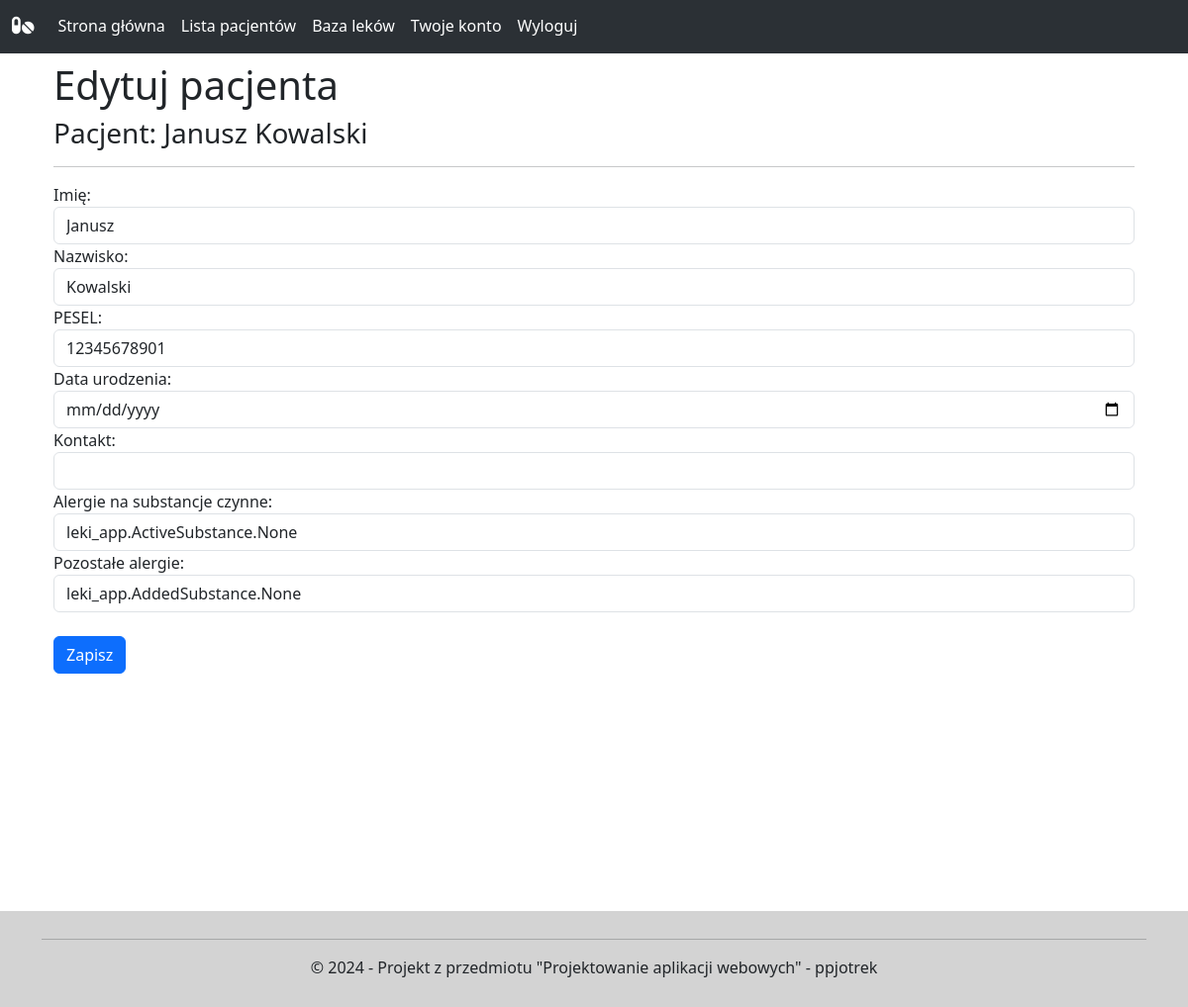
The page /edit-patient/19 (signed in) on the database its author committed.
### leki_app/models.py (models this page shows, shortened)
class Patient(models.Model):
    name = models.CharField(max_length=100)
    surname = models.CharField(max_length=100)
    birth_date = models.DateField()
    pesel = models.CharField(max_length=11)
    contact = models.CharField(max_length=100, blank=True)
    treatment_plan = models.TextField(blank=True)
    current_drugs = models.ForeignKey(Drug, blank=True, null=True, on_delete=models.CASCADE)
    drug_end_date = models.DateField(blank=True, null=True)
    allergies_for_active = models.ManyToManyField(ActiveSubstance, blank=True)
    allergies_for_added = models.ManyToManyField(AddedSubstance, blank=True)

### leki_app/views.py (the view)
# urls.py: path('edit-patient/<int:patient_id>', views.editPatient, name='edit_patient'),
def editPatient(request, patient_id):
    if not request.user.is_authenticated:
        return redirect('login')
    else:
        context = {"patient": Patient.objects.get(id=patient_id)}
        return render(request, 'edit_patient.html', context)

### templates/edit_patient.html (shortened to what this page needs)
{% extends 'base.html' %}
{% block content %}
    <div class="container">
        <h1>Edytuj pacjenta</h1>
        <h3>Pacjent: {{ patient.name }} {{ patient.surname }}</h3>
        <hr>
        <form method="POST">
            <div class="form-group">
                <label for="name">Imię:</label>
                <input type="text" class="form-control" id="name" name="name" value="{{ patient.name }}">
            </div>
            <div class="form-group">
                <label for="surname">Nazwisko:</label>
                <input type="text" class="form-control" id="surname" name="surname" value="{{ patient.surname }}">
            </div>
            <div class="form-group">
                <label for="pesel">PESEL:</label>
                <input type="text" class="form-control" id="pesel" name="pesel" value="{{ patient.pesel }}">
            </div>
            <div class="form-group">
                <label for="birth_date">Data urodzenia:</label>
                <input type="date" class="form-control" id="birth_date" name="birth_date" value="{{ patient.birth_date }}">
            </div>
            <div class="form-group">
                <label for="contact">Kontakt:</label>
                <input type="text" class="form-control" id="contact" name="contact" value="{{ patient.contact }}">
            </div>
            <div class="form-group">
                <label for="email">Alergie na substancje czynne:</label>
                <input type="text" class="form-control" id="allergies_for_active" name="allergies_for_active" value="{{ patient.allergies_for_active }}">
            </div>
            <div class="form-group">
                <label for="allergies_for_active">Pozostałe alergie:</label>
                <input type="text" class="form-control" id="allergies_for_added" name="allergies_for_added" value="{{ patient.allergies_for_added }}">
            </div>
            <br>
            <button type="submit" class="btn btn-primary">Zapisz</button>
        </form>
    </div>
{% endblock %}

### rows shown on the page
Patient: name "Janusz", surname "Kowalski", pesel "12345678901", allergies_for_active "leki_app.ActiveSubstance.None", allergies_for_added "leki_app.AddedSubstance.None"
